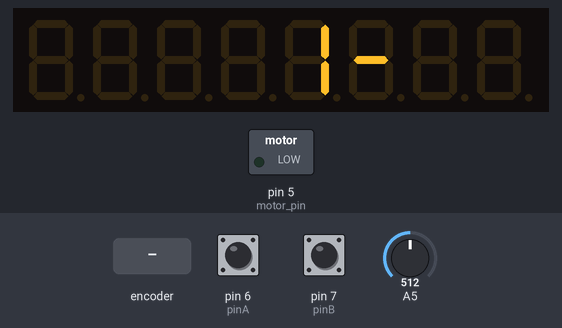
Recording of a sketch running on a simulated Arduino Uno, built with avr-gcc and run on an emulated ATmega328P. Shown: 8-digit seven-segment display, switched loads named in the sketch (green lamp = pin HIGH). The test bench sets the inputs (shaded band); at power-on: pin 6 (pinA) HIGH, pin 7 (pinB) HIGH, A5 = 512.

Above: at 1.2 s.
1.3 s: rotary encoder on pin 6 (pinA) / pin 7 (pinB) turned 3 steps (first pin leading)
At 1.45 s:
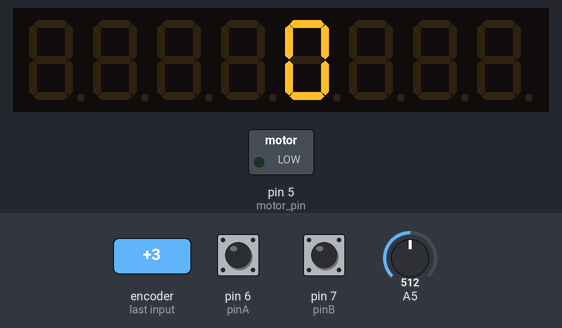
At 2.5 s:
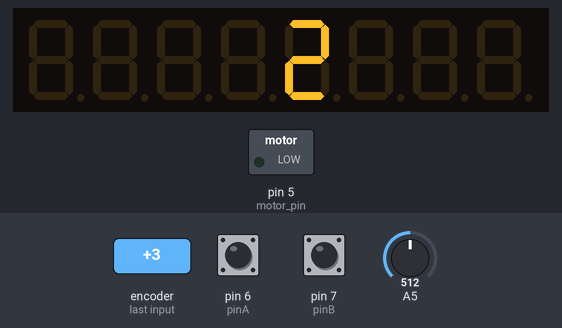
3.4 s: rotary encoder on pin 6 (pinA) / pin 7 (pinB) turned 1 step (first pin leading)
Timing chart, 0 to 6.4 s (numbered marks = the images above; inputs shaded):
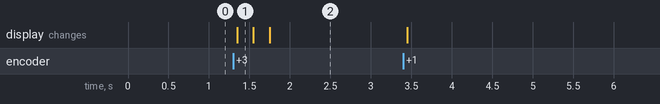

The sketch:

motor_7segment.ino
```cpp
#include "LedControl.h"

#define pinA 6
#define pinB 7
#define motor_pin 5

LedControl lc = LedControl(10, 12, 11, 1);

int encoderPos = 0;
int hiz = 0;
int artim = 5;
bool pinALast = LOW;
bool n = LOW;

void setup() {
  pinMode (pinA, INPUT_PULLUP);
  pinMode (pinB, INPUT_PULLUP);
  pinMode (motor_pin, OUTPUT);
  lc.shutdown(0, false);
  lc.setIntensity(0, 8);
  lc.clearDisplay(0);
}

void loop()
{
  n = digitalRead(pinA);
  if ((pinALast == LOW) && (n == HIGH))
  {
    if (digitalRead(pinB) == LOW)
      encoderPos++;
    else
      encoderPos--;
    printToDisplay(encoderPos);
  }
  pinALast = n;
  if (analogRead(A5) >= 80 && analogRead(A5) <= 100)
  {
    encoderPos = 0;
    printToDisplay(encoderPos);
  }
}

void printToDisplay(int value)
{
  //pozitif
  if (value >= 0)
  {
    if (value < 10)
    {
      lc.setDigit(0, 3, (value % 10), false);
      lc.setRow(0, 2, B00000000);
      lc.setRow(0, 1, B00000000);
      lc.setRow(0, 0, B00000000);
    }
    if (value >= 10 && value < 99)
    {
      lc.setDigit(0, 3, (value % 10), false);
      lc.setDigit(0, 2, ((value / 10) % 10), false);
      lc.setRow(0, 1, B00000000);
      lc.setRow(0, 0, B00000000);
    }
    if (value > 100 && value <= 999)
    {
      lc.setDigit(0, 3, (value % 10), false);
      lc.setDigit(0, 2, ((value / 10) % 10), false);
      lc.setDigit(0, 1, ((value / 100) % 10), false);
      lc.setRow(0, 0, B00000000);
    }
    if (value >= 1000)
    {
      lc.setDigit(0, 3, (value % 10), false);
      lc.setDigit(0, 2, ((value / 10) % 10), false);
      lc.setDigit(0, 1, ((value / 100) % 10), false);
      lc.setDigit(0, 0, ((value / 1000) % 10), false);
    }
  }
  //negatif
  if (value < 0)
  {
    if (value >= -10)
    {
      lc.setDigit(0, 3, (abs(value) % 10), false);
      lc.setRow(0, 2, B00000001);
      lc.setRow(0, 1, B00000000);
      lc.setRow(0, 0, B00000000);
    }
    if (value >= -100 && value <= -10)
    {
      lc.setDigit(0, 3, (abs(value) % 10), false);
      lc.setDigit(0, 2, ((abs(value) / 10) % 10), false);
      lc.setRow(0, 1, B00000001);
      lc.setRow(0, 0, B00000000);
    }
    if (value >= -1000 && value <= -100)
    {
      lc.setDigit(0, 3, (abs(value) % 10), false);
      lc.setDigit(0, 2, ((abs(value) / 10) % 10), false);
      lc.setDigit(0, 1, ((abs(value) / 100) % 10), false);
      lc.setRow(0, 0, B00000001);
    }
  }
}
```

Measured:
- after the input at 1.3 s, the display: changes after 0.05 s (image 1)
